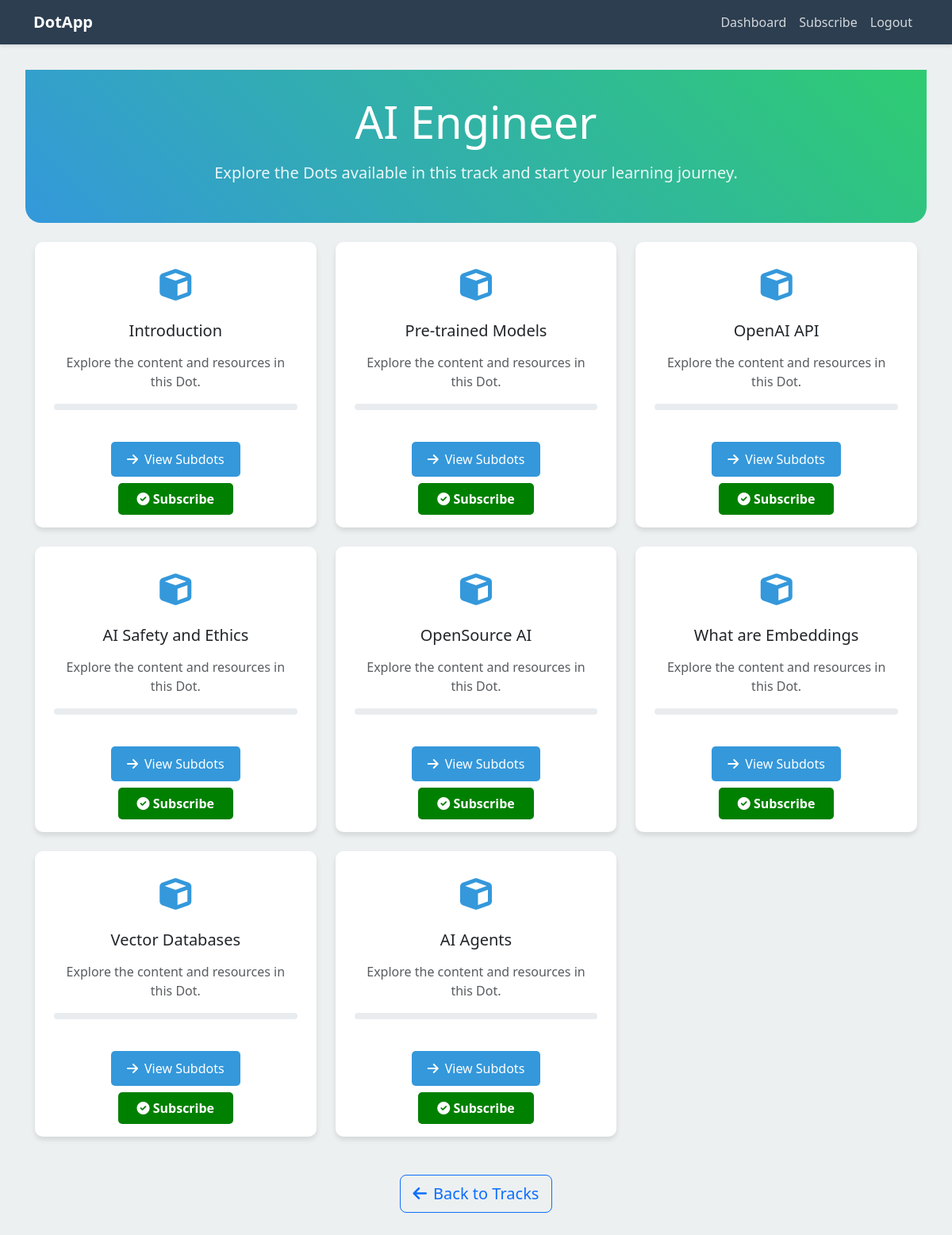
The page /editor/Dots/5/ on the database its author committed.
### editor/models.py (models this page shows, shortened)
class Track(models.Model):
    title = models.CharField(max_length=200)
    description = models.TextField()
    created_at = models.DateTimeField(default=now)
    created_by = models.ForeignKey(Editor, on_delete=models.CASCADE, null=True, blank=True, related_name='created_tracks')

class Dot(models.Model):
    track = models.ForeignKey(Track, on_delete=models.CASCADE, related_name="dots")
    description = models.TextField(null=True, blank=True)
    title = models.CharField(max_length=200)
    order = models.IntegerField(default=1)
    created_by = models.ForeignKey(Editor, on_delete=models.CASCADE, null=True, blank=True, related_name='created_dots')

### editor/views.py (the view)
# urls.py: path('Dots/<int:track_id>/', view_Dots, name='view_Dots'),
def view_Dots(request, track_id):
    track = Track.objects.get(id=track_id)
    if request.method == 'POST':
        form = DotForm(request.POST)
        if form.is_valid():
            dot = form.save(commit=False)
            dot.track = track
            dot.created_by = request.user
            dot.save()
            return redirect('view_Dots', track_id=track_id)
    else:
        form = DotForm()
    dots = Dot.objects.filter(track=track)
    return render(request, 'editor/Dots.html', {'track': track, 'Dots': dots, 'form': form})

### editor/templates/editor/Dots.html (shortened to what this page needs)
{% extends 'editor/base.html' %}
{% block extra_css %}
    <link rel="stylesheet" href="https://cdnjs.cloudflare.com/ajax/libs/font-awesome/6.0.0/css/all.min.css">
{% endblock %}
{% block content %}
    <div class="track-header mb-4">
        <div class="container">
            <div class="text-center">
                <h1 class="display-4">{{ track.title }}</h1>
                <p class="track-description lead">Explore the Dots available in this track and start your learning journey.</p>
            </div>
        </div>
    </div>
    <div class="container">
        <div class="row row-cols-1 row-cols-md-2 row-cols-lg-3 g-4">
            {% for Dot in Dots %}
                <div class="col">
                    <div class="card h-100 Dot-card">
                        <div class="card-body text-center p-4">
                            <div class="Dot-icon">
                                <i class="fas fa-cube"></i>
                            </div>
                            <h3 class="h5 card-title mb-3">{{ Dot.title }}</h3>
                            <p class="card-text text-muted">
                                {% if Dot.description %}
                                    {{ Dot.description }}
                                {% else %}
                                    Explore the content and resources in this Dot.
                                {% endif %}
                            </p>
                            <div class="progress">
                            </div>
                        </div>
                        <div class="card-footer bg-transparent border-0 text-center p-3">
                            <a href="{% url 'view_subdots' Dot.id %}" class="btn btn-primary mb-2">
                                <i class="fas fa-arrow-right me-2"></i>View Subdots
                            </a>
                            <form action="{% url 'toggle_subscription' Dot.id %}" method="POST">
                                {% if Dot in request.user.subscribed_dots.all %}
                                    <button type="submit" class="subscribe-btn unsubscribe">
                                        <i class="fas fa-times-circle"></i> Unsubscribe
                                    </button>
                                {% else %}
                                    <button type="submit" class="subscribe-btn subscribe">
                                        <i class="fas fa-check-circle"></i> Subscribe
                                    </button>
                                {% endif %}
                            </form>
                        </div>
                    </div>
                </div>
            {% endfor %}
        </div>
        <div class="text-center mt-5">
            <a href="{% url 'editor_dashboard' %}" class="btn btn-outline-primary btn-lg">
                <i class="fas fa-arrow-left me-2"></i>Back to Tracks
            </a>
        </div>
    </div>
{% endblock %}

### editor/templates/editor/base.html (style rules this page uses)
:root { --primary-color: #3498db; --secondary-color: #2ecc71; --dark-color: #2c3e50; --light-color: #ecf0f1; }
body { font-family: 'Segoe UI', Tahoma, Geneva, Verdana, sans-serif; background-color: var(--light-color); color: var(--dark-color); }
.card { border: none; border-radius: 10px; box-shadow: 0 4px 6px rgba(0,0,0,0.1); transition: transform 0.2s; }
.btn-primary { background-color: var(--primary-color); border: none; padding: 10px 20px; border-radius: 5px; }

### editor/templates/editor/Dots.html (style rules this page uses)
.Dot-card { transition: transform 0.2s, box-shadow 0.2s; border: none; border-radius: 10px; overflow: hidden; }
.Dot-icon { font-size: 2.5rem; margin-bottom: 1rem; color: var(--primary-color); }
.progress { height: 8px; margin-top: 1rem; }
.track-header { background: linear-gradient(45deg, var(--primary-color), var(--secondary-color)); color: white; padding: 2rem 0; margin-bottom: 2rem; border-radius: 0 0 20px 20px; }
.track-description { max-width: 800px; margin: 1rem auto; opacity: 0.9; }
.subscribe-btn { border: none; border-radius: 5px; padding: 0.5rem 1.5rem; color: white; font-weight: bold; transition: background-color 0.2s; }
.subscribe-btn.subscribe { background-color: green; }

### rows shown on the page
Track: title "AI Engineer"
Dot: title "Introduction", shows "Explore the content and resources in this Dot."
Dot: title "Pre-trained Models", shows "Explore the content and resources in this Dot."
Dot: title "OpenAI API", shows "Explore the content and resources in this Dot."
Dot: title "AI Safety and Ethics", shows "Explore the content and resources in this Dot."
Dot: title "OpenSource AI", shows "Explore the content and resources in this Dot."
Dot: title "What are Embeddings", shows "Explore the content and resources in this Dot."
Dot: title "Vector Databases", shows "Explore the content and resources in this Dot."
Dot: title "AI Agents", shows "Explore the content and resources in this Dot."
